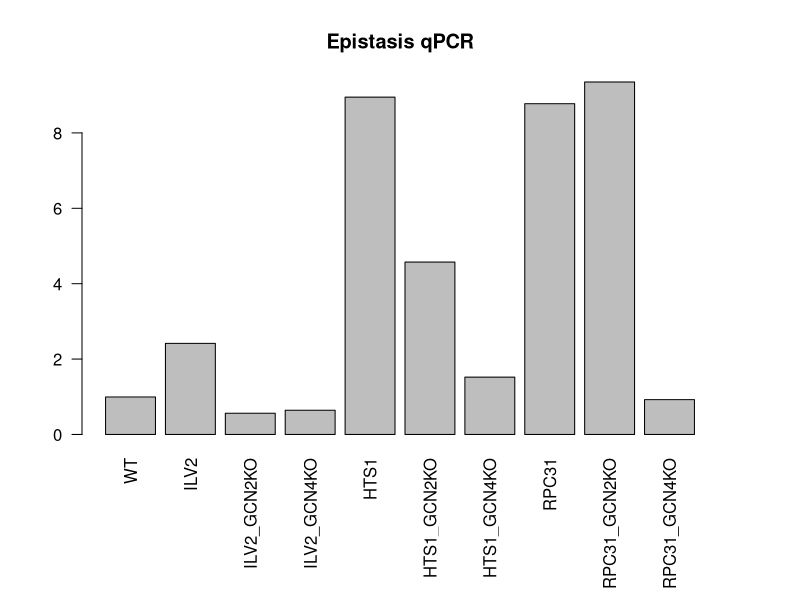
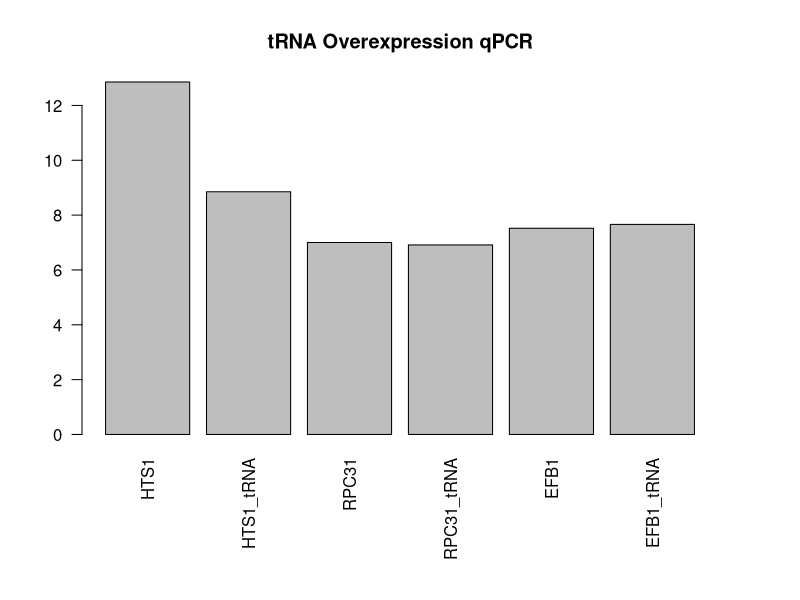
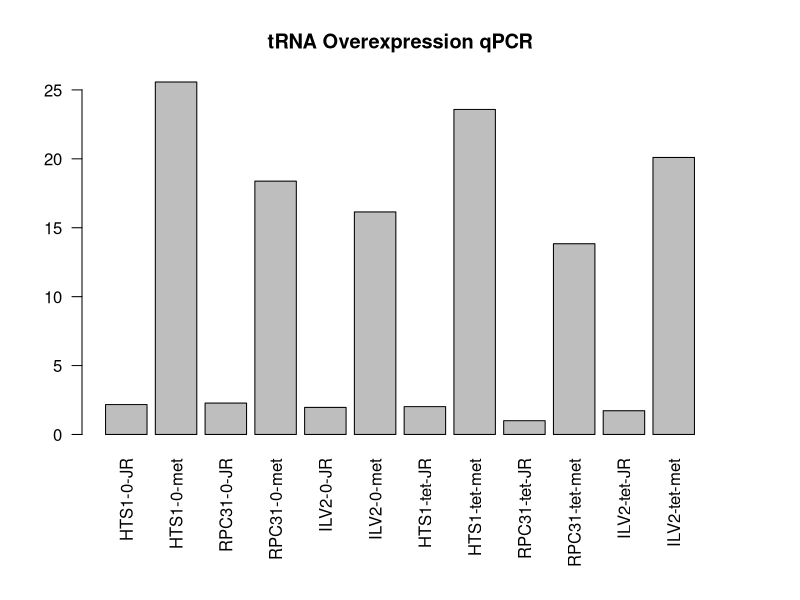
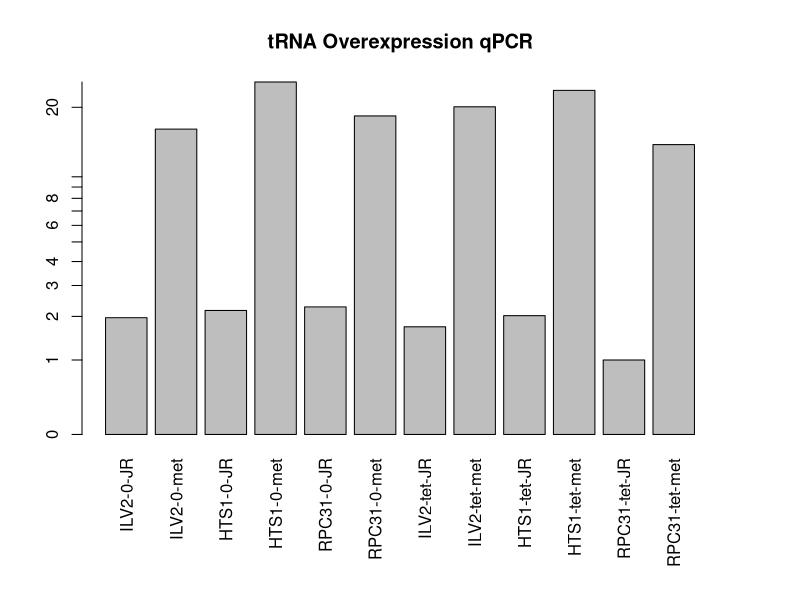
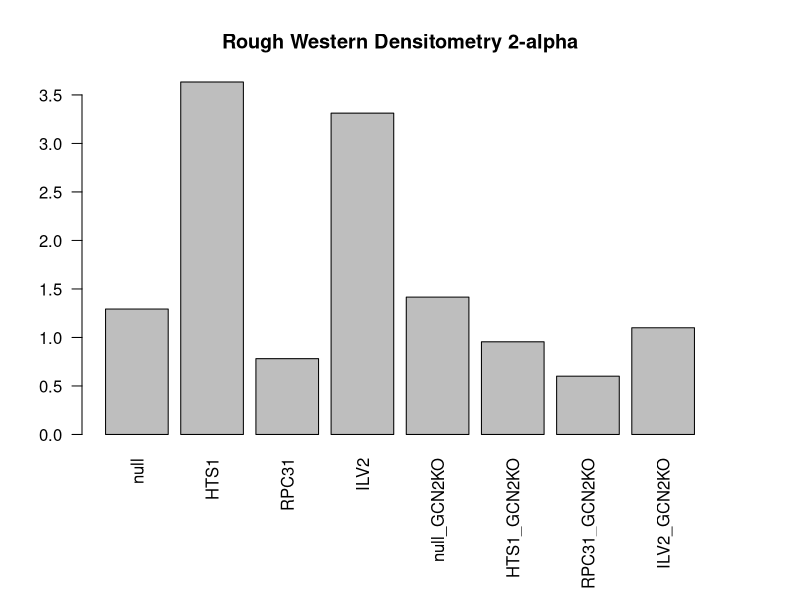
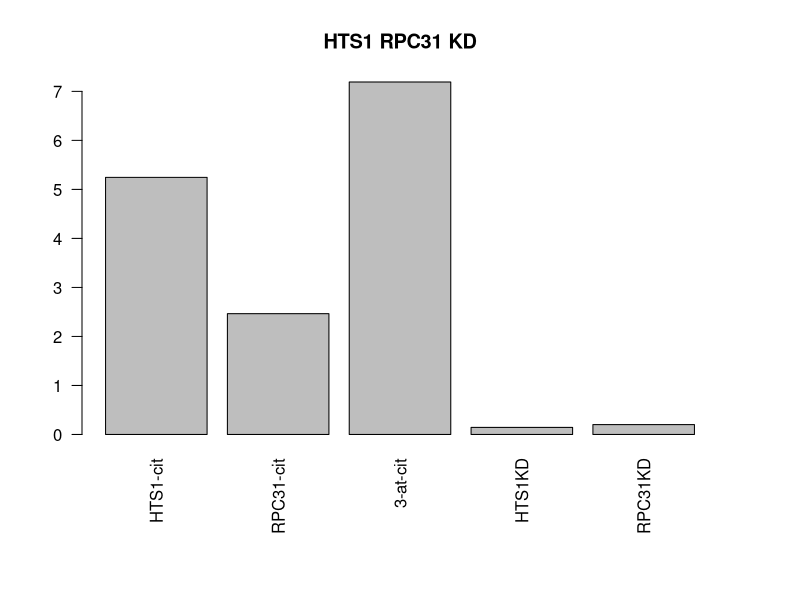

R code for these plots, in order: (Note: this script raises an error after producing the figures.)
#Barplots of qPCRs

epistasis <- c(0.9953896791, 2.417194113,	0.5638304635,	0.6431973347,      
               8.948628997, 4.573609948, 1.520978753, 
               8.774599838, 9.350217988, 0.9244496602)
names(epistasis) <- c("WT", "ILV2", "ILV2_GCN2KO", "ILV2_GCN4KO", 
                      "HTS1", "HTS1_GCN2KO", "HTS1_GCN4KO", 
                      "RPC31", "RPC31_GCN2KO", "RPC31_GCN4KO")

pdf("Epistasis_qPCR.pdf", useDingbats=FALSE, width=5, height=6)
par(mar=c(8,4,4,4)+.1)
barplot(epistasis, main="Epistasis qPCR", las = 2)
dev.off()

#_________________________________________________________________________

trna_over <- c(12.85418884,	8.850956263,	7.000703958,	6.912303994,	7.520524765,	7.660826246)
names(trna_over) <- c("HTS1",	"HTS1_tRNA",	"RPC31",	"RPC31_tRNA",	"EFB1",	"EFB1_tRNA")

pdf("trna_overqPCR.pdf", useDingbats=FALSE, width=5, height=6)
par(mar=c(8,4,4,4)+.1)
barplot(trna_over, main="tRNA Overexpression qPCR", las = 2)
dev.off()

#_________________________________________________________________________
#second trial tRNA overexpression, including ILV2
trna_over <- c(2.170205357, 25.57374826, 2.277448332, 18.38148954, 1.964243858, 16.14578671, 
               2.020696631, 23.58326022, 0.9999549397, 13.84015737, 1.723910968, 20.09962471)
names(trna_over) <- c("HTS1-0-JR", "HTS1-0-met", "RPC31-0-JR", 
                      "RPC31-0-met", "ILV2-0-JR", "ILV2-0-met", 	
                      "HTS1-tet-JR", "HTS1-tet-met", "RPC31-tet-JR", 
                      "RPC31-tet-met", "ILV2-tet-JR", "ILV2-tet-met")
pdf("trna_overqPCR.pdf", useDingbats=FALSE, width=5, height=6)
par(mar=c(8,4,4,4)+.1)
barplot(trna_over, main="tRNA Overexpression qPCR", las = 2)
dev.off()

#_________________________________________________________________________
#second trial tRNA overexpression, including ILV2, log scaled
trna_over <- c(1.964243858, 16.14578671, 2.170205357, 25.57374826, 2.277448332, 18.38148954,  
               1.723910968, 20.09962471, 2.020696631, 23.58326022, 0.9999549397, 13.84015737)
names(trna_over) <- c("ILV2-0-JR", "ILV2-0-met", "HTS1-0-JR", "HTS1-0-met", 
                      "RPC31-0-JR", "RPC31-0-met", "ILV2-tet-JR", "ILV2-tet-met", 	
                      "HTS1-tet-JR", "HTS1-tet-met", "RPC31-tet-JR", 
                      "RPC31-tet-met")
pdf("trna_overqPCR.pdf", useDingbats=FALSE, width=5, height=6)
par(mar=c(8,4,4,4)+.1)
barplot(log10(trna_over + 1), main="tRNA Overexpression qPCR", las = 2, axes = FALSE)
axis(side = 2, at = c(log10(1), log10(2), log10(3), log10(4), 
                      log10(5), log10(6), log10(7), log10(8), 
                      log10(9), log10(10), log10(11), log10(21), log10(31)), 
     labels=c("0", "1", "2", "3", "4", "5", "6", "7", "8", "9","10", 
              "20", "30"))
dev.off()

#_________________________________________________________________________

rough_densit <- c(1.2930653, 3.633240856, 0.7815894579,  3.312170639, 1.416073381,
                  0.9553005699,  0.6009188712, 1.1)
names(rough_densit) <- c("null", "HTS1",	"RPC31", "ILV2",
                         "null_GCN2KO", "HTS1_GCN2KO",	"RPC31_GCN2KO", "ILV2_GCN2KO")

pdf("rough_densit2.pdf", useDingbats=FALSE, width=5, height=6)
par(mar=c(8,4,4,4)+.1)
barplot(rough_densit, main="Rough Western Densitometry 2-alpha", las = 2)
dev.off()

#_________________________________________________________________________
# HTS1 and RPC31 KD

KD <- c(2^2.391132797, 2^1.301237746, 2^2.846199948, 2^-2.794145511, 2^-2.309661692)
names(KD) <- c("HTS1-cit", "RPC31-cit",	"3-at-cit", "HTS1KD",
                         "RPC31KD")

pdf("KD.pdf", useDingbats=FALSE, width=5, height=6)
par(mar=c(8,4,4,4)+.1)
barplot(KD, main="HTS1 RPC31 KD", las = 2)
dev.off()

#_________________________________________________________________________
# HTS1 and RPC31 GO terms barplot

HTS1_sub <- HTS1_sum_mpralm[c(1,2,6,9)] 
RPC31_sub <- RPC31_sum_mpralm[c(1,2,6,9)] 
his4_sub <- his4_pooled_sum_mpralm[c(1,2,6,9)]
names(HTS1_sub) <- c("Guide", "HTS1_logFC", "HTS1_adj.P.val", "HTS1_Yorf1")
names(RPC31_sub) <- c("Guide", "RPC31_logFC", "RPC31_adj.P.val", "RPC31_Yorf1")
names(his4_sub) <- c("Guide", "his4_logFC", "his4_adj.P.val", "his4_Yorf1")

head(HTS1_sub)
head(RPC31_sub)
head(his4_sub)

HTS1vRPC31 <- merge(HTS1_sub, RPC31_sub, by = "Guide")
head(HTS1vRPC31)

HTS1vRPC31vhis4 <- merge(HTS1vRPC31, his4_sub, by = "Guide")
head(HTS1vRPC31vhis4)

all_sig <- filter(HTS1vRPC31vhis4, HTS1vRPC31vhis4$RPC31_adj.P.val < 0.05 & HTS1vRPC31vhis4$HTS1_adj.P.val < 0.05 & HTS1vRPC31vhis4$his4_adj.P.val < 0.05)
HTS1RPC31nohis4 <- filter(HTS1vRPC31vhis4, HTS1vRPC31vhis4$RPC31_adj.P.val < 0.05 & HTS1vRPC31vhis4$HTS1_adj.P.val < 0.05)
HTS1RPC31nohis4 <- filter(HTS1RPC31nohis4, !HTS1RPC31nohis4$Guide %in% all_sig$Guide)

a <- HTS1RPC31nohis4[complete.cases(HTS1RPC31nohis4[,4]),]
b <- HTS1vRPC31vhis4[complete.cases(HTS1vRPC31vhis4[,4]),]

write.table(a$HTS1_Yorf1, "~/Downloads/HTS1RPC31nohis4_sigdwn.txt", row.names = FALSE, col.names = FALSE, quote = FALSE) 
write.table(b$HTS1_Yorf1, "~/Downloads/HTS1RPC31nohis4_backgrnd.txt", row.names = FALSE, col.names = FALSE, quote = FALSE) 


HTS1RPC31nohis4 <- c(1.2930653, 3.633240856, 0.7815894579,  3.312170639, 1.416073381,
                  0.9553005699,  0.6009188712, 1.1)
names(HTS1RPC31nohis4) <- c("null", "HTS1",	"RPC31", "ILV2",
                         "null_GCN2KO", "HTS1_GCN2KO",	"RPC31_GCN2KO", "ILV2_GCN2KO")

pdf("HTS1RPC31nohis4.pdf", useDingbats=FALSE, width=5, height=6)
par(mar=c(8,4,4,4)+.1)
barplot(HTS1RPC31nohis4, main="GO terms HTS1 RPC31 no His4", las = 2)
dev.off()






GO_his4_3AT_dwn <- c(8.01e-07, 1.00e-05, 2.72e-04, 4.85e-02)
names(GO_his4_3AT_dwn) <- c("tRNA transcription by RNA polymerase III", 
                            "tRNA aminoacylation for protein translation", 
                            "cellular amino acid metabolic process", 
                            "tRNA processing")
logplot <- -log10(GO_his4_3AT_dwn)

pdf("His4_3AT_dwn.pdf", useDingbats=FALSE, width=5, height=7)
par(mar=c(17,4,4,4)+.1)
barplot(logplot, main="P(His4) 3AT Treatment Transcription Repressors", 
        ylab = "-log10(FDR)", 
        col =c("palegreen3", "orangered1", "violet", "orange1"), las = 2)
dev.off()


GO_his4_pooled_up <- c(5.95e-06, 2.38e-08, 3.43e-07, 9.24e-05)
names(GO_his4_pooled_up) <- c("tRNA transcription by RNA polymerase III", 
                              "tRNA aminoacylation for protein translation", 
                              "cellular amino acid metabolic process", 
                              "tRNA processing")
logplot <- -log10(GO_his4_pooled_up)

pdf("His4_pooled_up.pdf", useDingbats=FALSE, width=5, height=7)
par(mar=c(17,4,4,4)+.1)
barplot(logplot, main="P(His4) Transcription Activators", 
        ylab = "-log10(FDR)", 
        col =c("palegreen3", "orangered1", "violet", "orange1"), las = 2)
dev.off()





GO_his4_pooled_dwn <- c(8.01e-07, 1.00e-05, 2.72e-04, 4.85e-02)
names(GO_his4_pooled_dwn) <- c("tRNA transcription by RNA polymerase III", 
                               "tRNA aminoacylation for protein translation", 
                               "cellular amino acid metabolic process", 
                               "tRNA processing")
logplot <- -log10(GO_his4_pooled_dwn)

pdf("His4_pooled_dwn.pdf", useDingbats=FALSE, width=5, height=7)
par(mar=c(17,4,4,4)+.1)
barplot(logplot, main="P(His4) pooled Treatment Transcription Repressors", 
        ylab = "-log10(FDR)", 
        col =c("palegreen3", "orangered1", "violet", "orange1"), las = 2)
dev.off()

#GO terms that are in activators or repressors (could also do pie charts or even overlapping density plots
#that take pAdj vs count)

x <- cellular_amino_acid_metabolic_processhis4_3AT
sig <- filter(x, x$adj.P.Val < 0.05)
d <- density(log10(sig$adj.P.Val)) # returns the density data
plot(d)
lines(density(MyData$Column2))

x <- his4_pooledsig_up
subset(x, !(x$Guide %in% a$Guide))


GO_his4_pooled_dwn <- c(8.01e-07, 1.00e-05, 2.72e-04, 4.85e-02)
names(GO_his4_pooled_dwn) <- c("tRNA transcription by RNA polymerase III", 
                               "tRNA aminoacylation for protein translation", 
                               "cellular amino acid metabolic process", 
                               "tRNA processing", "other")
logplot <- -log10(GO_his4_pooled_dwn)

pdf("His4_pooled_dwn_numbers.pdf", useDingbats=FALSE, width=5, height=7)
par(mar=c(17,4,4,4)+.1)
barplot(logplot, main="P(His4) pooled Treatment Transcription Repressors", 
        ylab = "-log10(FDR)", 
        col =c("palegreen3", "orangered1", "violet", "orange1"), las = 2)
dev.off()

GO_his4_pooled_up <- c(8.01e-07, 1.00e-05, 2.72e-04, 4.85e-02)
names(GO_his4_pooled_up) <- c("tRNA transcription by RNA polymerase III", 
                              "tRNA aminoacylation for protein translation", 
                              "cellular amino acid metabolic process", 
                              "tRNA processing")
logplot <- -log10(GO_his4_pooled_up)

pdf("His4_pooled_up_numbers.pdf", useDingbats=FALSE, width=5, height=7)
par(mar=c(17,4,4,4)+.1)
barplot(logplot, main="P(His4) pooled Treatment Transcription Repressors", 
        ylab = "-log10(FDR)", 
        col =c("palegreen3", "orangered1", "violet", "orange1"), las = 2)
dev.off()

#qPCR: Efficient KD, Epistasis, tRNA overexpression, 

GO_his4_pooled_up <- c(0, 0, 0, 0)
names(GO_his4_pooled_up) <- c("tRNA transcription by RNA polymerase III", 
                              "tRNA aminoacylation for protein translation", 
                              "cellular amino acid metabolic process", 
                              "tRNA processing")
logplot <- -log10(GO_his4_pooled_up)

pdf("His4_Activatotion_by_Guide_KD.pdf", useDingbats=FALSE, width=5, height=7)
par(mar=c(5,4,4,4)+.1)
barplot(logplot, main="P(His4) pooled Treatment Transcription Repressors", 
        ylab = "-log10(FDR)", 
        col =c("palegreen3", "orangered1", "violet", "orange1"), las = 2)
dev.off()



